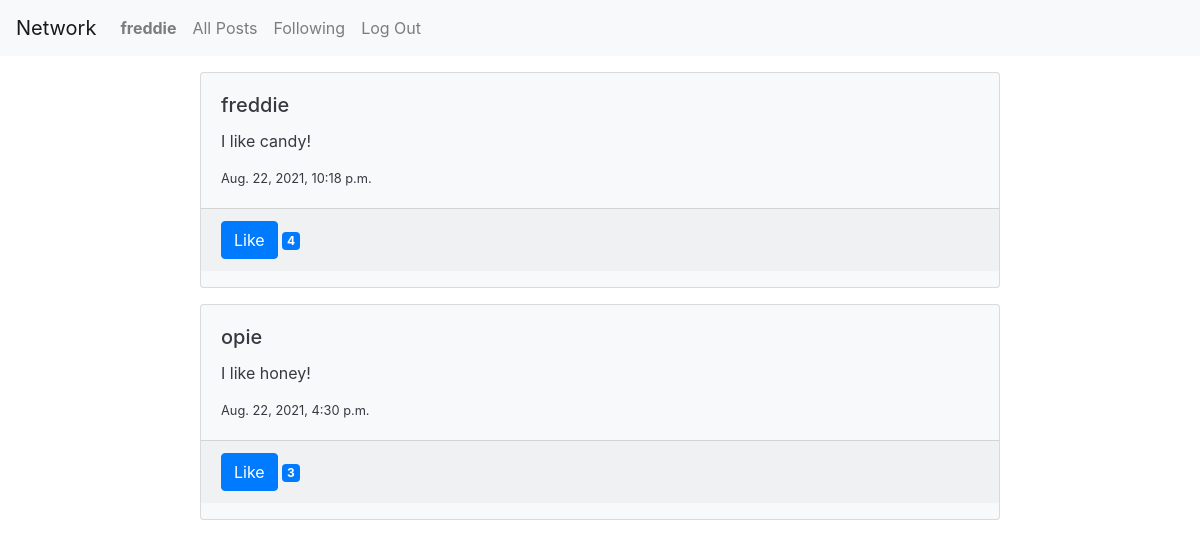
Page / (signed in) on the committed database.
### network/models.py (models this page shows, shortened)
class User(AbstractUser):
    def __str__(self):
        return f"{self.username}"

class Post(models.Model):
    poster = models.ForeignKey(User, on_delete=models.CASCADE, related_name="posts")
    content = models.CharField(max_length=280)
    created = models.DateTimeField(auto_now_add=True)
    updated = models.DateTimeField(auto_now=True)

### network/views.py (the view)
# urls.py: path("", views.index, name="index"),
def index(request):
    user_id = request.user.id
    all_posts = Post.objects.all().values()
    all_posts = get_post_data(all_posts, user_id)
    context = {
        "all_posts": all_posts,
    }
    return render(request, "network/index.html", context)

### network/views.py (called while the page is built)
def get_post_data(posts, user_id):
    posts = list(posts)
    posts.sort(key=lambda post:post['created'], reverse=True)
    for post in posts:
        poster_id = post['poster_id']
        poster = User.objects.get(pk=poster_id).username
        post['poster'] = poster
        post_id = post['id']
        likes = Like.objects.filter(liked_post=post_id)
        likes_count = likes.count() #### no need convert to list to get count?
        post['likes_count'] = likes_count
        likes_by_user = list(likes.filter(liker=user_id, like_status=True))
        if likes_by_user == []:
            like_button = "Like"
        else:
            like_button = "Unlike"
        post['like_button'] = like_button
    return posts

### network/templates/network/index.html (shortened to what this page needs)
{% extends "network/layout.html" %}
{% load static %}
{% block body %}
    <div id="all-posts">
        {% for post in all_posts %}
            <div class="card text-dark bg-light m-3 mx-auto" style="width: 50rem;">
                <div class="card-body">
                    <h5 class="card-title">{{post.poster}}</h5>
                    <p class="card-text">{{post.content}}</p>
                    <p class="card-text small">{{post.created}}</p>
                </div>
                <p class="card-footer">
                    <button type="submit" class="btn btn-primary like-button" id="like-button-{{post.id}}">{{post.like_button}}</button>
                    <span class="badge badge-primary like-badge" id="like-badge-{{post.id}}">{{post.likes_count}}</span>
                </p>
            </div>
        {% endfor %}
    </div>
{% endblock %}

### network/templates/network/layout.html (shortened to what this page needs)
{% load static %}
<!DOCTYPE html>
<html lang="en">
    <head>
        <link rel="stylesheet" href="https://stackpath.bootstrapcdn.com/bootstrap/4.4.1/css/bootstrap.min.css">
        <link href="{% static 'network/styles.css' %}" rel="stylesheet">
    </head>
    <body>
        <nav class="navbar navbar-expand-lg navbar-light bg-light">
            <a class="navbar-brand" href="{% url 'index' %}">Network</a>
            <div>
              <ul class="navbar-nav mr-auto">
                {% if user.is_authenticated %}
                    <li class="nav-item">
                        <a class="nav-link" href="#"><strong>{{ user.username }}</strong></a>
                    </li>
                {% endif %}
                <li class="nav-item">
                  <a class="nav-link" href="{% url 'index' %}">All Posts</a>
                </li>
                {% if user.is_authenticated %}
                    <li class="nav-item">
                        <a class="nav-link" href="#">Following</a>
                    </li>
                    <li class="nav-item">
                        <a class="nav-link" href="{% url 'logout' %}">Log Out</a>
                    </li>
                {% endif %}
              </ul>
            </div>
          </nav>
        <div class="body">
            {% block body %}
            {% endblock %}
        </div>
    </body>
</html>

### rows in the picture
User: username "freddie"
Post: poster "freddie", content "I like candy!", created "Aug. 22, 2021, 10:18 p.m.", like_button "Like", likes_count "4"
Post: poster "opie", content "I like honey!", created "Aug. 22, 2021, 4:30 p.m.", like_button "Like", likes_count "3"
